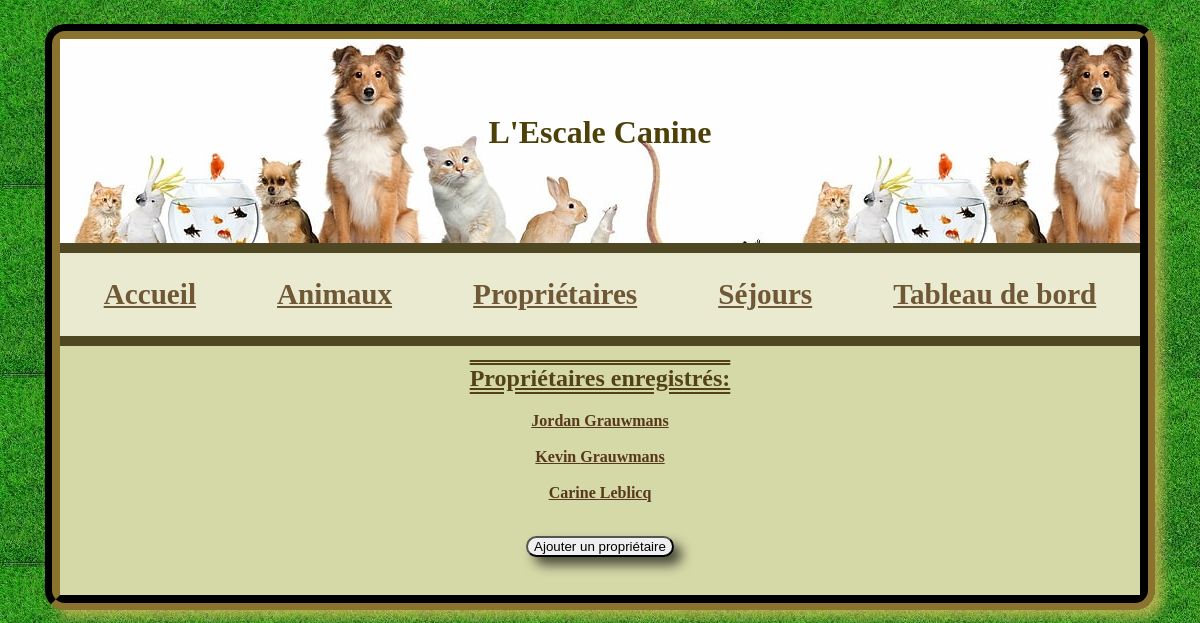
The page /index.php?ctlr=people&action=index on the database its author committed.
### tables this page shows
CREATE TABLE IF NOT EXISTS `people` (
  `id` int NOT NULL AUTO_INCREMENT,
  `nom` varchar(30) NOT NULL,
  `prenom` varchar(30) NOT NULL,
  `naissance` date NOT NULL,
  `mail` varchar(30) NOT NULL,
  `telephone` int NOT NULL,
  PRIMARY KEY (`id`)
);

### controllers/PersonController.php (called while the page is built, shortened)
<?php
class PersonController extends Controller {
    public function index () {
        $people = Person::all();
        include('../views/people/list.php');
    }
}

### public/index.php (called while the page is built, shortened)
<?php
$router = new Router();

### models/dao/DAO.php (called while the page is built, shortened)
<?php
abstract class DAO implements DAOInterface {
    protected $db;
    protected $table;
    public function __construct ($table) {
        $this->table = $table;
        $this->db = new PDO('mysql:host=localhost;dbname=dbchenil', 'root', '');
        $this->db->setAttribute(PDO::ATTR_ERRMODE, PDO::ERRMODE_EXCEPTION);
    }
    public function fetch_all () {
        $statement = $this->db->prepare("SELECT * FROM {$this->table}");
        try {
            $statement->execute();
            $results = $statement->fetchAll(PDO::FETCH_ASSOC);
            if ($results) {
                $list = array();
                foreach($results as $result) {
                    array_push($list, $this->create($result));
                }
                return $list;
            }
            return false;
        } catch (PDOException $exception) {
            var_dump($exception);
        }
    }
}

### models/entities/Entity.php (called while the page is built, shortened)
<?php
abstract class Entity implements EntityInterface {
    public static function all () {
        return (new static::$dao_name())->fetch_all();
    }
}

### models/dao/PersonDAO.php (called while the page is built, shortened)
<?php
class PersonDAO extends DAO {
    public function create ($data) {
        if (!is_object($data)) {
            return new Person(
                isset($data['id']) ? $data['id'] : 0,
                $data['nom'],
                $data['prenom'],
                $data['naissance'],
                $data['mail'],
                $data['telephone']
            );
        }
        return false;
    }
}

### models/entities/Person.php (called while the page is built, shortened)
<?php
class Person extends Entity {
    public function __construct ($id, $nom, $prenom, $naissance, $mail, $telephone, $animals = false) {
        $this->id = $id;
        $this->nom = $nom;
        $this->prenom = $prenom;
    }
    public function __get ($prop) {
        if (property_exists($this, $prop)) {
            return $this->$prop;
        }
    }
}

### views/people/list.php (the view, shortened to what this page needs)
<!DOCTYPE html>
<html lang="en">
<head>
    <link rel="stylesheet" href="css/chenil.css">
</head>
<body>
<main role="main">
<header>
    <h1 class="header">L'Escale Canine</h1>
</header>
<nav>
  <ul class="nav">
    <li class="nav"><a href="index.php?ctlr=home&action=index">Accueil</a></li>
    <li class="nav"><a href="index.php?ctlr=animals&action=index">Animaux</a></li>
    <li class="nav"><a href="index.php?ctlr=people&action=index">Propriétaires</a></li>
    <li class="nav"><a href="index.php?ctlr=sejours&action=index">Séjours</a></li>
    <li class="nav"><a href="index.php?ctlr=board&action=index">Tableau de bord</a></li>
  </ul>
</nav>
    <?php if (isset($people) && !empty($people)): ?>
        <h2 id="title">Propriétaires enregistrés:</h2>
        <ul>
            <?php foreach($people as $person): ?>
                <li><a href="index.php?ctlr=people&action=show&id=<?= $person->id; ?>"><?= $person->prenom ?> <?= $person->nom; ?></a></li><br>
            <?php endforeach; ?>
        </ul>
    <?php else : ?>
        <p>Aucun propriétaire n'est encore enregistré</p>
    <?php endif; ?>
    <div id="form">
    <form action="index.php" method="GET">
        <input id="submit" type="submit" value="Ajouter un propriétaire">
    </form>
    </div>
    <br>
</main>
</body>
</html>

### public/css/chenil.css (style rules this page uses)
body { background-image: url('../images/backgroundGrass.jpg'); width: 90%; height: 100% auto; border: 15px groove rgb(54, 45, 18); border-radius:20px; box-shadow: 8px 8px 12px rgba(240, 196, 102, 0.65); margin: 1.5em auto; }
header { padding-top: 5%; height: 150px; background-image: url('../images/banniere.jpg'); }
.nav { display: flex; justify-content: space-around; font-size: 1.35em; }
main { padding-bottom: 20px; background-color: rgb(213, 216, 167); }
a { color: rgb(87, 56, 26); text-decoration:underline; font-weight: bold; }
h1 { color:rgb(77, 64, 8); text-align: center; font-family: cursive; }
p,li, h3, h4 { color: rgba(29, 24, 9, 0.863); text-align: center; }
h2 { color: rgba(63, 42, 2, 0.863); text-align: center; text-decoration: underline overline double; }
#submit { display: inline-block; justify-items: center; text-align: center; margin-left: auto; margin-right: auto; }
nav { background-color: rgba(255, 255, 255, 0.582); opacity: 0.8; padding: 0.2em; border-top: 10px solid rgb(46, 35, 0); border-bottom: 10px solid rgb(46, 35, 0); }
ul { list-style: none; padding-left: 0; justify-content: center; }
form { display: inline-block; justify-content: center; }
#form { text-align: center; }
input#submit { display: flex; justify-content: center; }
input { border-radius: 20px; box-shadow: 8px 8px 12px rgba(0, 0, 0, 0.65); }

### rows shown on the page
people: prenom "Jordan", nom "Grauwmans"
people: prenom "Kevin", nom "Grauwmans"
people: prenom "Carine", nom "Leblicq"
